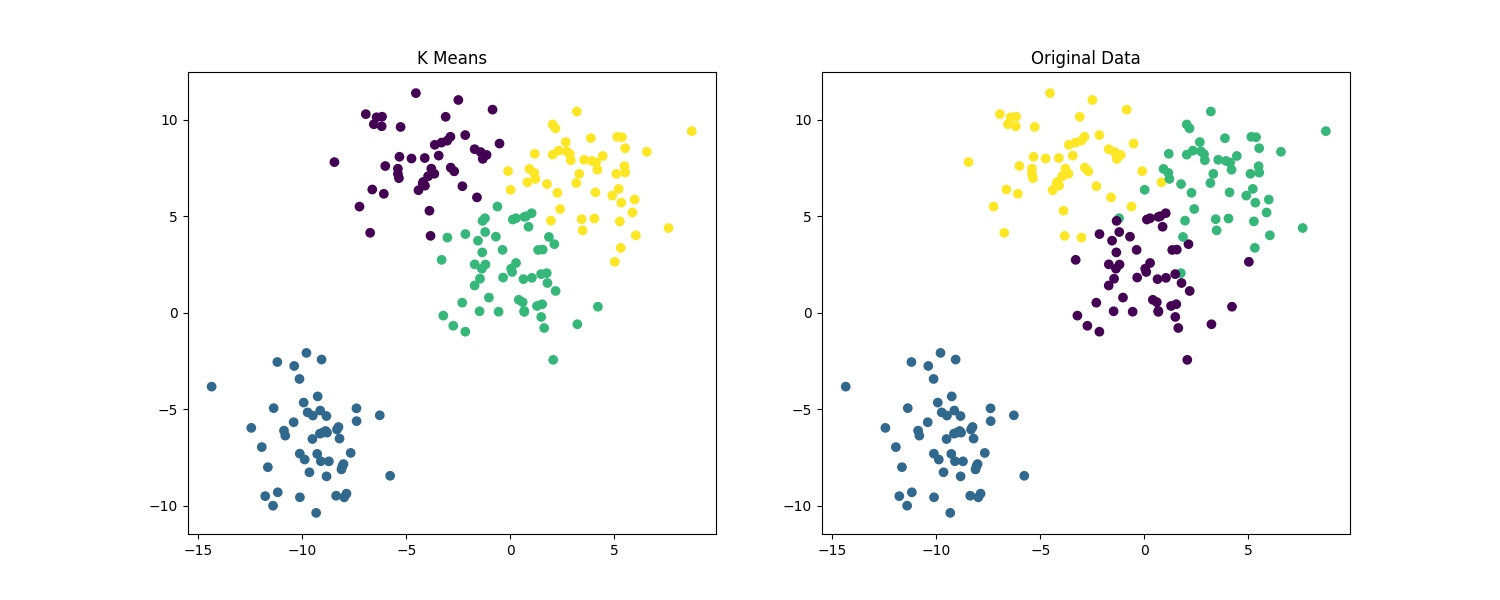

Source code (Python):
import seaborn as sns
import matplotlib.pyplot as plt
from sklearn.datasets import make_blobs
from sklearn.cluster import KMeans

# generate randomized data set
data = make_blobs(n_samples=200, n_features=2, centers=4, cluster_std=1.2, random_state=101)

# build model and fit it
model = KMeans(n_clusters = 4)
model.fit(data[0])

'''
# doesn't work as intended!
# kmeans algorithm generates different labels than original dataset
numlist = []
for index in range(len(data[1])):
	if data[1][index] == model.labels_[index]:
		numlist.append(1)
	else:
		numlist.append(0)
'''

# plt.scatter(data[0][:,0], data[0][:,1], c = model.labels_)

# build new pyplot figure
fig, (ax1, ax2) = plt.subplots(1, 2, figsize=(15,6))

# build first subplot
ax1.set_title('K Means')
ax1.scatter(data[0][:,0],data[0][:,1],c = model.labels_)

# build second subplot
ax2.set_title("Original Data")
ax2.scatter(data[0][:,0],data[0][:,1],c = data[1])

# save figure to disk
fig.savefig("kmeans.png")

# show plot
plt.show()